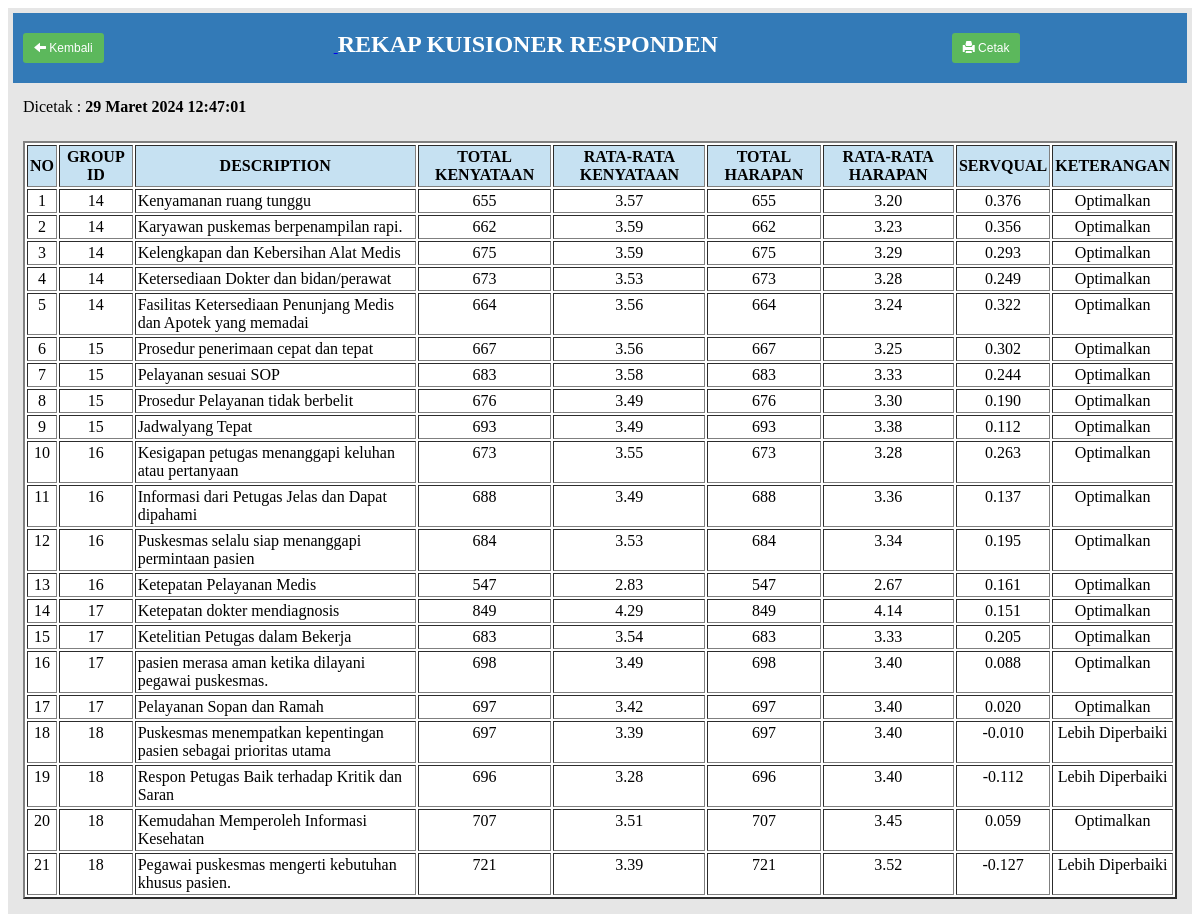
Screenshot of /adminweb/modul/mod_report/all_responden.php with the database file from the repository.
### tables this page shows
CREATE TABLE `tdeskripsi` (
  `deskripsiID` int(11) NOT NULL,
  `deskripsi` text NOT NULL,
  `groupId` int(11) NOT NULL,
  `tgl_dibuat` datetime NOT NULL,
  `adminID` int(11) NOT NULL,
  `tgl_modifikasi` datetime NOT NULL,
  `admin_modifikasi` int(11) NOT NULL
);

### fungsi/fungsi_indotgl.php (called while the page is built, shortened)
<?php
	function tgl_indo($tgl){
			$tanggal = substr($tgl,8,2);
			$bulan = getBulan(substr($tgl,5,2));
			$tahun = substr($tgl,0,4);
			return $tanggal.' '.$bulan.' '.$tahun;
	}
	function getBulan($bln){
				switch ($bln){
					case 3:
						return "Maret";
						break;
				}
			}
?>

### adminweb/modul/mod_report/all_responden.php (the view, shortened to what this page needs)
<?php
include "../../../koneksi.php";
include "../../../fungsi/fungsi_indotgl.php";
$hasil = mysqli_query($koneksi, "SELECT * FROM tdeskripsi ORDER BY groupId");
$date = date('Y-m-d');
$time = date('H:i:s');
$dateIndo = tgl_indo($date);
echo "<center><table border=0 cellpadding=10 cellspacing=5 bgcolor= #e6e6e6>
		<tr >
			<td colspan='8'  bgcolor=#337ab7 style='border: none ;color:white;'>
			<a href='../../master.php?module=hasil&sub=laporan'>
			<button style='margin-right:230px;' class='btn'><span class='glyphicon glyphicon-arrow-left'></span> Kembali</button>
			</a>
			<b><font size=5>REKAP KUISIONER RESPONDEN</font></b>
			<a href='exportExcel.php'>
			<button style='margin-left:230px;' class='btn'><span class='glyphicon glyphicon-print'></span> Cetak</button></a>
			</td>
		</tr>
		<tr>
			<td colspan=2>Dicetak : <b>$dateIndo $time</b></td>
		</tr>
		<tr>
			<td>
				<table cellpadding=2 border=2 bgcolor='#fff'>
					<tr>
						<td bgcolor=#c6e1f2 align=center><b>NO</b></td>
						<td bgcolor=#c6e1f2 align=center><b>GROUP ID</b></td>
						<td bgcolor=#c6e1f2 align=center><b>DESCRIPTION</b></td>
						<td bgcolor=#c6e1f2 align=center><b>TOTAL KENYATAAN</b></td>
						<td bgcolor=#c6e1f2 align=center><b>RATA-RATA KENYATAAN</b></td>
						<td bgcolor=#c6e1f2 align=center><b>TOTAL HARAPAN</b></td>
						<td bgcolor=#c6e1f2 align=center><b>RATA-RATA HARAPAN</b></td>
						<td bgcolor=#c6e1f2 align=center><b>SERVQUAL</b></td>
						<td bgcolor=#c6e1f2 align=center><b>KETERANGAN</b></td>
					</tr>";
$no = 1;
while ($data = mysqli_fetch_array($hasil)) {
	$descriptionId = $data['deskripsiID'];
	$sql = mysqli_query($koneksi, "SELECT SUM(jawabanA) As TotalA,
                                        SUM(jawabanB) As TotalB,
                                        SUM(jawabanC) As TotalC,
                                        SUM(jawabanD) As TotalD,
                                        SUM(jawabanE) As TotalE
                                    FROM tjawaban WHERE deskripsiID = '$descriptionId'");
	$oke = mysqli_fetch_array($sql);
	$tot = $oke['TotalA'] + $oke['TotalB'] + $oke['TotalC'] + $oke['TotalD'] + $oke['TotalE'];
	$jumlah = mysqli_num_rows(mysqli_query($koneksi, "SELECT * FROM tresponden "));
	$r_persepsi = $tot / $jumlah;
	$r_persepsi2 = number_format($r_persepsi, 2);
	$sql = mysqli_query($koneksi, "SELECT SUM(ekspekA) As TotalAe,
                                        SUM(ekspekB) As TotalBe,
                                        SUM(ekspekC) As TotalCe,
                                        SUM(ekspekD) As TotalDe,
                                        SUM(ekspekE) As TotalEe
                                    FROM tjawaban WHERE deskripsiID = '$descriptionId'");
	$oke = mysqli_fetch_array($sql);
	$tot = $oke['TotalAe'] + $oke['TotalBe'] + $oke['TotalCe'] + $oke['TotalDe'] + $oke['TotalEe'];
	$jumlah = mysqli_num_rows(mysqli_query($koneksi, "SELECT * FROM tresponden "));
	$r_harapan = $tot / $jumlah;
	$r_harapan2 = number_format($r_harapan, 2);
	$serv = $r_persepsi - $r_harapan;
	$serv2 = number_format($serv, 3);
	echo "<tr valign=top>
            <td align='center'>$no</td>
            <td align='center'>$data[groupId]</td>
            <td>$data[deskripsi]</td>
            <td align='center'>$tot</td>
            <td align='center'>$r_persepsi2</td>
            <td align='center'>$tot</td>
            <td align='center'>$r_harapan2</td>
            <td align='center'>$serv2</td>
            <td align='center'>";
	if ($serv >= 0) {
		echo "Optimalkan";
	} else {
		echo "Lebih Diperbaiki";
	}
	$no++;
}
echo "
</table>
</td>
</tr>
</table>
<center>";
?>

### adminweb/modul/mod_report/all_responden.php (style rules this page uses)
.btn { display: inline-block; padding: 6px 12px; font-size: 14px; font-weight: normal; line-height: 1.42857143; text-align: center; white-space: nowrap; vertical-align: middle; -ms-touch-action: manipulation; touch-action: manipulation; cursor: pointer; -webkit-user-select: none; -moz-user-select: none; -ms-user-select: none; user-select: none; background-image: none; border: 1px solid transparent; border-radius: 4px; background-color: #5cb85c; padding: 5px 10px; font-size: 12px; line-height: 1.5; border-radius: 3px; margin-top: 10px; margin-bottom: 10px; color: white; }
.glyphicon { position: relative; top: 1px; display: inline-block; font-family: 'Glyphicons Halflings'; font-style: normal; font-weight: normal; line-height: 1; -webkit-font-smoothing: antialiased; -moz-osx-font-smoothing: grayscale; }
.glyphicon-print:before { content: "\e045"; }
.glyphicon-arrow-left:before { content: "\e091"; }

### rows the page displays
tdeskripsi: groupId "14", deskripsi "Kenyamanan ruang tunggu", tot "655", r_persepsi2 "3.57", r_harapan2 "3.20", serv2 "0.376", shows "Optimalkan"
tdeskripsi: groupId "14", deskripsi "Karyawan puskemas berpenampilan rapi.", tot "662", r_persepsi2 "3.59", r_harapan2 "3.23", serv2 "0.356", shows "Optimalkan"
tdeskripsi: groupId "14", deskripsi "Kelengkapan dan Kebersihan Alat Medis", tot "675", r_persepsi2 "3.59", r_harapan2 "3.29", serv2 "0.293", shows "Optimalkan"
tdeskripsi: groupId "14", deskripsi "Ketersediaan Dokter dan bidan/perawat", tot "673", r_persepsi2 "3.53", r_harapan2 "3.28", serv2 "0.249", shows "Optimalkan"
tdeskripsi: groupId "14", deskripsi "Fasilitas Ketersediaan Penunjang Medis dan Apotek yang memadai", tot "664", r_persepsi2 "3.56", r_harapan2 "3.24", serv2 "0.322", shows "Optimalkan"
tdeskripsi: groupId "15", deskripsi "Prosedur penerimaan cepat dan tepat", tot "667", r_persepsi2 "3.56", r_harapan2 "3.25", serv2 "0.302", shows "Optimalkan"
tdeskripsi: groupId "15", deskripsi "Pelayanan sesuai SOP", tot "683", r_persepsi2 "3.58", r_harapan2 "3.33", serv2 "0.244", shows "Optimalkan"
tdeskripsi: groupId "15", deskripsi "Prosedur Pelayanan tidak berbelit", tot "676", r_persepsi2 "3.49", r_harapan2 "3.30", serv2 "0.190", shows "Optimalkan"
tdeskripsi: groupId "15", deskripsi "Jadwalyang Tepat", tot "693", r_persepsi2 "3.49", r_harapan2 "3.38", serv2 "0.112", shows "Optimalkan"
tdeskripsi: groupId "16", deskripsi "Kesigapan petugas menanggapi keluhan atau pertanyaan", tot "673", r_persepsi2 "3.55", r_harapan2 "3.28", serv2 "0.263", shows "Optimalkan"
tdeskripsi: groupId "16", deskripsi "Informasi dari Petugas Jelas dan Dapat dipahami", tot "688", r_persepsi2 "3.49", r_harapan2 "3.36", serv2 "0.137", shows "Optimalkan"
tdeskripsi: groupId "16", deskripsi "Puskesmas selalu siap menanggapi permintaan pasien", tot "684", r_persepsi2 "3.53", r_harapan2 "3.34", serv2 "0.195", shows "Optimalkan"
tdeskripsi: groupId "16", deskripsi "Ketepatan Pelayanan Medis", tot "547", r_persepsi2 "2.83", r_harapan2 "2.67", serv2 "0.161", shows "Optimalkan"
tdeskripsi: groupId "17", deskripsi "Ketepatan dokter mendiagnosis", tot "849", r_persepsi2 "4.29", r_harapan2 "4.14", serv2 "0.151", shows "Optimalkan"
tdeskripsi: groupId "17", deskripsi "Ketelitian Petugas dalam Bekerja", tot "683", r_persepsi2 "3.54", r_harapan2 "3.33", serv2 "0.205", shows "Optimalkan"
tdeskripsi: groupId "17", deskripsi "pasien merasa aman ketika dilayani pegawai puskesmas.", tot "698", r_persepsi2 "3.49", r_harapan2 "3.40", serv2 "0.088", shows "Optimalkan"
tdeskripsi: groupId "17", deskripsi "Pelayanan Sopan dan Ramah", tot "697", r_persepsi2 "3.42", r_harapan2 "3.40", serv2 "0.020", shows "Optimalkan"
tdeskripsi: groupId "18", deskripsi "Puskesmas menempatkan kepentingan pasien sebagai prioritas utama", tot "697", r_persepsi2 "3.39", r_harapan2 "3.40", serv2 "-0.010", shows "Lebih Diperbaiki"
tdeskripsi: groupId "18", deskripsi "Respon Petugas Baik terhadap Kritik dan Saran", tot "696", r_persepsi2 "3.28", r_harapan2 "3.40", serv2 "-0.112", shows "Lebih Diperbaiki"
tdeskripsi: groupId "18", deskripsi "Kemudahan Memperoleh Informasi Kesehatan", tot "707", r_persepsi2 "3.51", r_harapan2 "3.45", serv2 "0.059", shows "Optimalkan"
tdeskripsi: groupId "18", deskripsi "Pegawai puskesmas mengerti kebutuhan khusus pasien.", tot "721", r_persepsi2 "3.39", r_harapan2 "3.52", serv2 "-0.127", shows "Lebih Diperbaiki"

### other values shown
$dateIndo "29 Maret 2024"
